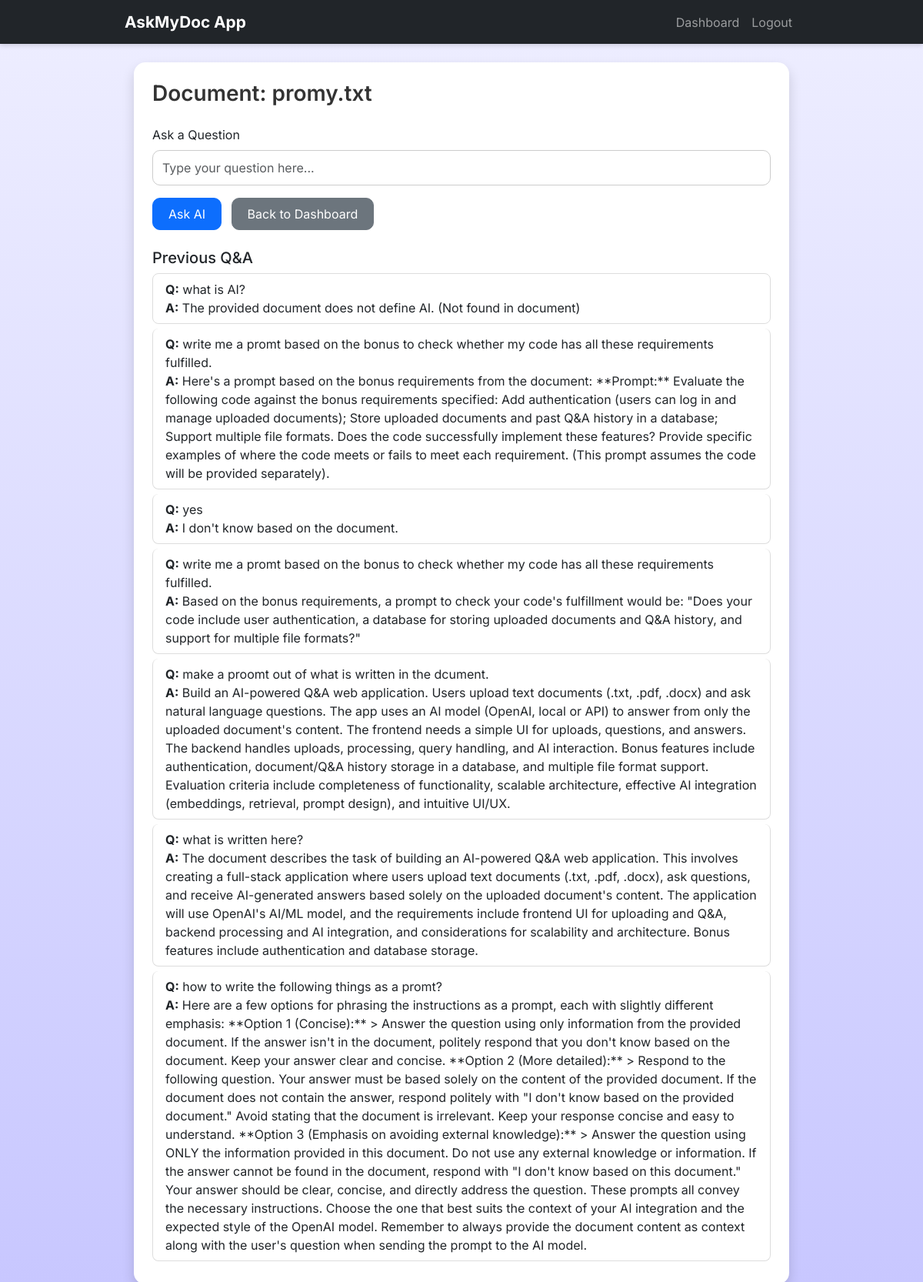
The page /document/promy.txt (signed in) on the database its author committed.
### backend/models.py (models this page shows)
class Document(db.Model):
    id = db.Column(db.Integer, primary_key=True)
    filename = db.Column(db.String(200), nullable=False)
    content = db.Column(db.Text, nullable=False)
    uploaded_at = db.Column(db.DateTime, default=datetime.utcnow)
    user_id = db.Column(db.Integer, db.ForeignKey("user.id"), nullable=False)
    qas = db.relationship("QAHistory", backref="document", lazy=True)

class QAHistory(db.Model):
    id = db.Column(db.Integer, primary_key=True)
    question = db.Column(db.Text, nullable=False)
    answer = db.Column(db.Text, nullable=False)
    timestamp = db.Column(db.DateTime, default=datetime.utcnow)
    document_id = db.Column(db.Integer, db.ForeignKey("document.id"), nullable=False)

### backend/app.py (the view)
@app.route("/document/<filename>")
def document_view(filename):
    if "user_id" not in session:
        flash("Please log in first.", "warning")
        return redirect(url_for("login"))
    document = Document.query.filter_by(filename=filename, user_id=session["user_id"]).first()
    if not document:
        flash("Document not found.", "danger")
        return redirect(url_for("dashboard"))
    session["document_id"] = document.id
    qas = QAHistory.query.filter_by(document_id=document.id).order_by(QAHistory.timestamp.desc()).all()
    return render_template(
        "document.html",
        filename=document.filename,
        qas=qas,
        username=session.get("username")
    )

### backend/templates/document.html (shortened to what this page needs)
{% extends "base.html" %}
{% block content %}
<div class="container mt-4">
    <div class="card shadow p-4">
        <h3>Document: {{ filename }}</h3>
        <form action="{{ url_for('ask') }}" method="POST" class="mt-3">
            <div class="mb-3">
                <label class="form-label">Ask a Question</label>
                <input class="form-control" type="text" name="question" placeholder="Type your question here..." required>
            </div>
            <button class="btn btn-primary">Ask AI</button>
            <a href="{{ url_for('dashboard') }}" class="btn btn-secondary ms-2">Back to Dashboard</a>
        </form>
        {% if qas %}
        <div class="mt-4">
            <h5>Previous Q&A</h5>
            <ul class="list-group">
                {% for qa in qas|sort(attribute='timestamp', reverse=True) %}
                <li class="list-group-item">
                    <strong>Q:</strong> {{ qa.question }}<br>
                    <strong>A:</strong> {{ qa.answer }}
                </li>
                {% endfor %}
            </ul>
        </div>
        {% endif %}
    </div>
</div>
{% endblock %}

### backend/templates/base.html (shortened to what this page needs)
<!DOCTYPE html>
<html lang="en">
<head>
    <link href="https://cdn.jsdelivr.net/npm/bootstrap@5.3.0/dist/css/bootstrap.min.css" rel="stylesheet">
    <link rel="stylesheet" href="{{ url_for('static', filename='style.css') }}">
</head>
<body class="bg-light">
    <nav class="navbar navbar-expand-lg navbar-dark bg-dark">
        <div class="container">
            <a class="navbar-brand" href="{{ url_for('dashboard') }}">AskMyDoc App</a>
            <div class="collapse navbar-collapse">
                <ul class="navbar-nav ms-auto">
                    {% if session.get("user_id") %}
                        <li class="nav-item"><a class="nav-link" href="{{ url_for('dashboard') }}">Dashboard</a></li>
                        <li class="nav-item"><a class="nav-link" href="{{ url_for('logout') }}">Logout</a></li>
                    {% else %}
                        <li class="nav-item"><a class="nav-link" href="{{ url_for('login') }}">Login</a></li>
                        <li class="nav-item"><a class="nav-link" href="{{ url_for('register') }}">Register</a></li>
                    {% endif %}
                </ul>
            </div>
        </div>
    </nav>
    <div class="container mt-4">
        {% block content %}{% endblock %}
    </div>
</body>
</html>

### backend/static/style.css (style rules this page uses)
* { margin: 0; padding: 0; box-sizing: border-box; font-family: "Inter", sans-serif; }
.list-group-item { transition: background 0.3s, transform 0.15s; }
body { min-height: 100vh; background: linear-gradient(#eeeeff, #c8c7ff); }
.navbar { box-shadow: 0 2px 6px rgba(0,0,0,0.15); }
.navbar-brand { font-weight: 700; font-size: 1.3rem; }
.nav-link { transition: color 0.2s ease-in-out; }
.container { max-width: 900px; }
.card { border-radius: 15px; border: none; background: #fff; box-shadow: 0 6px 16px rgba(0, 0, 0, 0.1); }
.card h2, .card h3, .card h4 { font-weight: 600; color: #333; }
.form-control { border-radius: 10px; border: 1px solid #ccc; padding: 10px 12px; transition: border 0.2s, box-shadow 0.2s; }
.btn { border-radius: 10px; padding: 0.5rem 1.25rem; transition: transform 0.15s ease, background 0.2s; }
.list-group-item { border-radius: 8px !important; margin-bottom: 6px; border: 1px solid #ddd; transition: background 0.2s; }

### rows shown on the page
Document: filename "promy.txt"
QAHistory: question "what is AI?", answer "The provided document does not define AI. (Not found in document)"
QAHistory: question "write me a promt based on the bonus to check whether my code has all these requirements fulfilled.", answer "Here's a prompt based on the bonus requirements from the document: **Prompt:** Evaluate the following code against the bonus requirements specified: Add authentication (users can log in and manage uploaded documents); Store uploaded documents and past Q&A history in a database; Support multiple file formats. Does the code successfully implement these features? Provide specific examples of where the code meets or fails to meet each requirement. (This prompt assumes the code will be provided separately)."
QAHistory: question "yes", answer "I don't know based on the document."
QAHistory: question "write me a promt based on the bonus to check whether my code has all these requirements fulfilled.", answer "Based on the bonus requirements, a prompt to check your code's fulfillment would be: \"Does your code include user authentication, a database for storing uploaded documents and Q&A history, and support for multiple file formats?\""
QAHistory: question "make a proomt out of what is written in the dcument.", answer "Build an AI-powered Q&A web application. Users upload text documents (.txt, .pdf, .docx) and ask natural language questions. The app uses an AI model (OpenAI, local or API) to answer from only the uploaded document's content. The frontend needs a simple UI for uploads, questions, and answers. The backend handles uploads, processing, query handling, and AI interaction. Bonus features include authentication, document/Q&A history storage in a database, and multiple file format support. Evaluation criteria include completeness of functionality, scalable architecture, effective AI integration (embeddings, retrieval, prompt design), and intuitive UI/UX."
QAHistory: question "what is written here?", answer "The document describes the task of building an AI-powered Q&A web application. This involves creating a full-stack application where users upload text documents (.txt, .pdf, .docx), ask questions, and receive AI-generated answers based solely on the uploaded document's content. The application will use OpenAI's AI/ML model, and the requirements include frontend UI for uploading and Q&A, backend processing and AI integration, and considerations for scalability and architecture. Bonus features include authentication and database storage."
QAHistory: question "how to write the following things as a promt?", answer "Here are a few options for phrasing the instructions as a prompt, each with slightly different emphasis: **Option 1 (Concise):** > Answer the question using only information from the provided document. If the answer isn't in the document, politely respond that you don't know based on the document. Keep your answer clear and concise. **Option 2 (More detailed):** > Respond to the following question. Your answer must be based solely on the content of the provided document. If the document does not contain the answer, respond politely with \"I don't know based on the provided document.\" Avoid stating that the document is irrelevant. Keep your response concise and easy to understand. **Option 3…"
